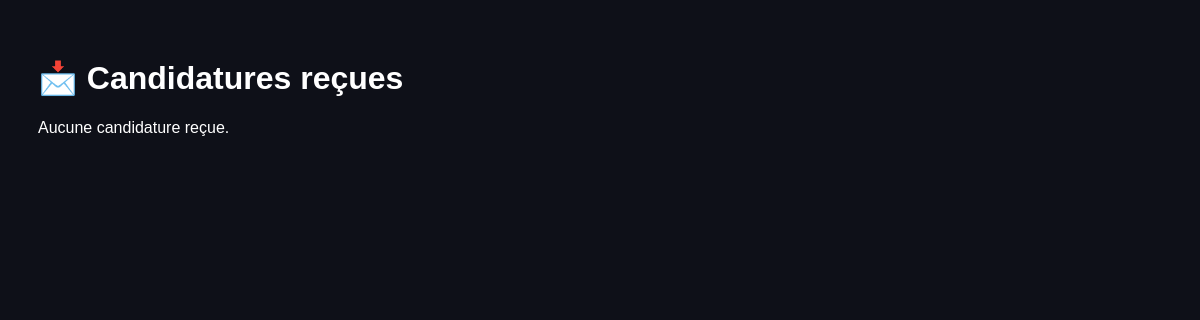
Page /candidatures_recues.php (signed in) on the earlier database version.
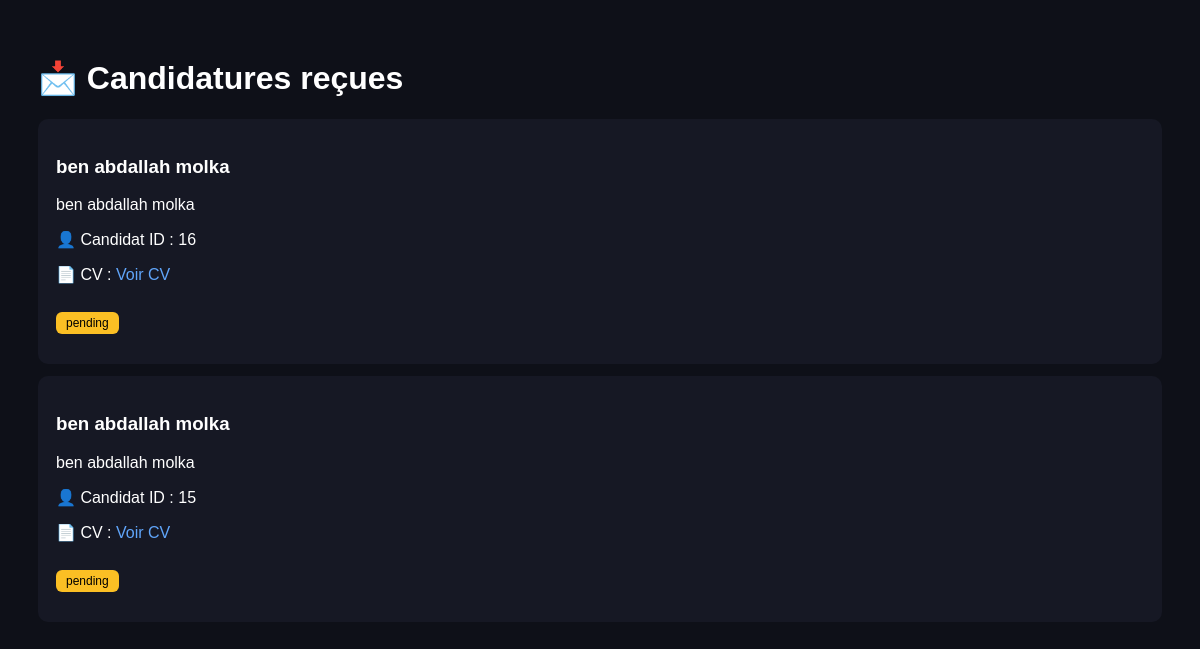
Same page on the later database version.
### tables this page shows
CREATE TABLE `applications` (
  `id` int(11) NOT NULL,
  `user_id` int(11) NOT NULL,
  `job_id` int(11) NOT NULL,
  `cv` varchar(255) DEFAULT NULL,
  `cover_letter` text DEFAULT NULL,
  `has_experience` tinyint(1) DEFAULT 0,
  `experience_years` varchar(20) DEFAULT NULL,
  `availability` varchar(100) DEFAULT NULL,
  `status` varchar(20) DEFAULT 'pending',
  `created_at` timestamp NOT NULL DEFAULT current_timestamp()
);

CREATE TABLE `jobs` (
  `id` int(11) NOT NULL,
  `title` varchar(255) DEFAULT NULL,
  `company` varchar(255) DEFAULT NULL,
  `salary` varchar(100) DEFAULT NULL,
  `salary_max` varchar(100) DEFAULT NULL,
  `city` varchar(100) DEFAULT NULL,
  `description` text DEFAULT NULL,
  `created_at` timestamp NOT NULL DEFAULT current_timestamp(),
  `status` varchar(20) DEFAULT 'pending',
  `user_id` int(11) DEFAULT NULL,
  `contract_type` varchar(50) DEFAULT NULL,
  `category` varchar(100) DEFAULT NULL,
  `experience_level` varchar(100) DEFAULT NULL,
  `recruiter_type` varchar(50) DEFAULT NULL,
  `external_apply` tinyint(1) DEFAULT 0,
  `external_url` text DEFAULT NULL,
  `questions` longtext DEFAULT NULL,
  `company_id` int(11) DEFAULT NULL
);

### candidatures_recues.php (the view, shortened to what this page needs)
<?php
include "config.php";
$recruiter_id = $_SESSION["user_id"];
$stmt = $pdo->prepare("
    SELECT
        a.*,
        j.title AS job_title,
        j.company,
        j.user_id AS recruiter_id
    FROM applications a
    JOIN jobs j ON a.job_id = j.id
    WHERE j.user_id = ?
    ORDER BY a.id DESC
");
$stmt->execute([$recruiter_id]);
$applications = $stmt->fetchAll();
?>
<!DOCTYPE html>
<html>
<head>
</head>
<body>
<div class="container">
<h1>📩 Candidatures reçues</h1>
<?php if(count($applications) > 0): ?>
    <?php foreach($applications as $app): ?>
        <div class="card">
            <h3><?= htmlspecialchars($app["job_title"]) ?></h3>
            <p><?= htmlspecialchars($app["company"]) ?></p>
            <p>
                👤 Candidat ID : <?= $app["user_id"] ?>
            </p>
            <p>
                📄 CV :
                <a class="cv" href="uploads/<?= $app["cv"] ?>" target="_blank">
                    Voir CV
                </a>
            </p>
            <p class="status">
                <?= $app["status"] ?>
            </p>
        </div>
    <?php endforeach; ?>
<?php else: ?>
    <p>Aucune candidature reçue.</p>
<?php endif; ?>
</div>
</body>
</html>

Differences in the rows shown:
added applications: job.title "ben abdallah molka", job.company "ben abdallah molka", user "16", status "pending"
added applications: job.title "ben abdallah molka", job.company "ben abdallah molka", user "15", status "pending"
Other differences:
text no longer shown: "Aucune candidature reçue."
